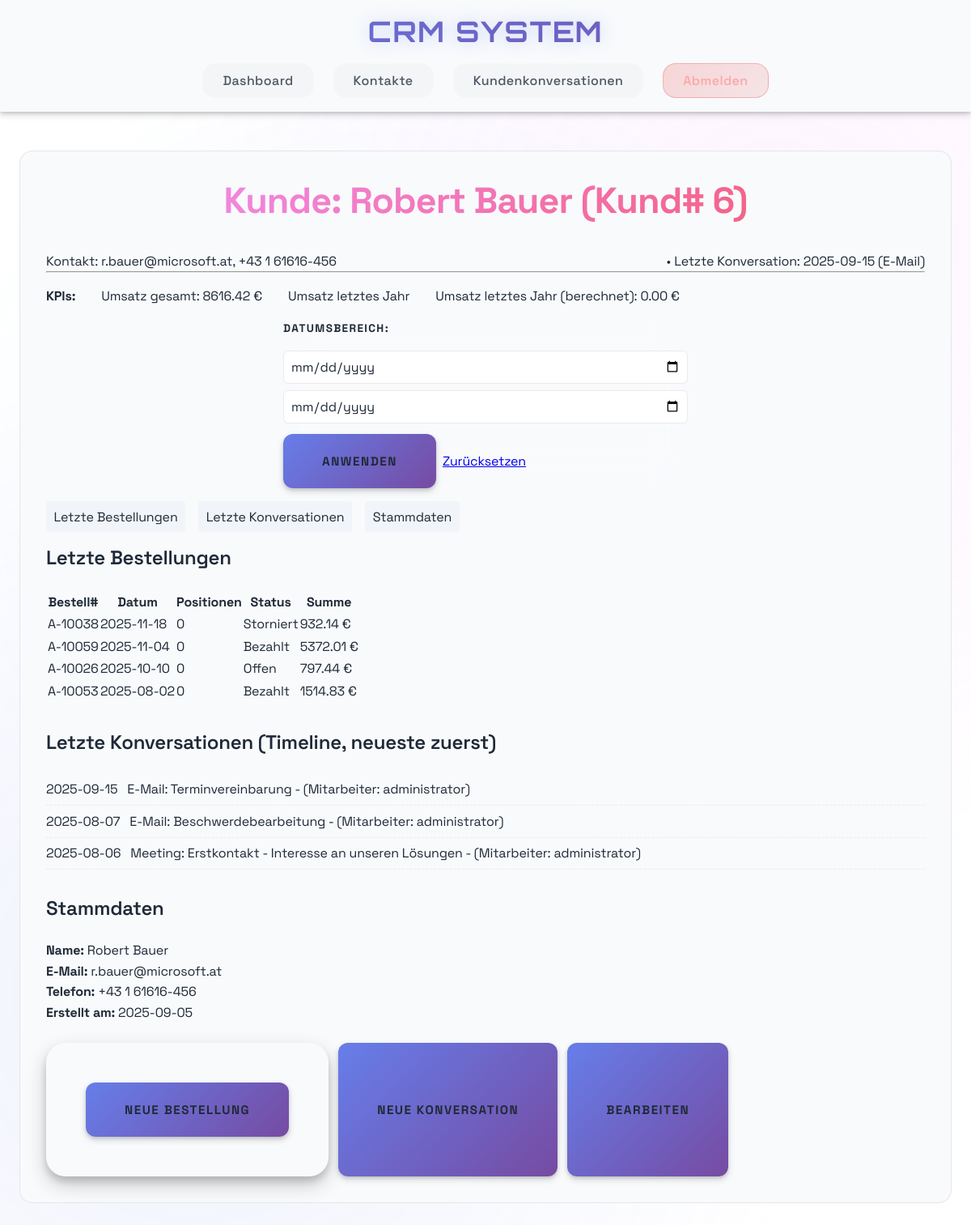
Screenshot of /customers/6 (signed in) with the database file from the repository.
### models.py (models this page shows)
class Customer(db.Model):
    __tablename__ = "customers"
    id = db.Column(Integer, primary_key=True, autoincrement=True)
    first_name = db.Column(String(100), nullable=False)
    last_name = db.Column(String(100), nullable=False)
    email = db.Column(String(255), unique=True)
    phone = db.Column(String(50))
    created_at = db.Column(DateTime, default=datetime.utcnow, nullable=False)
    orders = db.relationship("Order", back_populates="customer", cascade="all, delete-orphan")
    conversations = db.relationship("Conversation", back_populates="customer", cascade="all, delete-orphan")

class Conversation(db.Model):
    __tablename__ = "conversations"
    id = db.Column(Integer, primary_key=True, autoincrement=True)
    customer_id = db.Column(Integer, ForeignKey("customers.id", ondelete="CASCADE"), nullable=False)
    user_id = db.Column(Integer, ForeignKey("users.id"))
    channel = db.Column(
        SAEnum("Telefon", "E-Mail", "Meeting", "Chat", name="conversation_channel", native_enum=False, create_constraint=True, validate_strings=True),
        nullable=False,
    )
    subject = db.Column(String(255))
    notes = db.Column(Text)
    conversation_time = db.Column(DateTime, nullable=False)
    customer = db.relationship("Customer", back_populates="conversations")
    user = db.relationship("User", back_populates="conversations")
    __table_args__ = (
        Index("idx_conversations_time", "conversation_time"),
        Index("idx_conversations_customer_time", "customer_id", "conversation_time"),
    )

class Order(db.Model):
    __tablename__ = "orders"
    id = db.Column(Integer, primary_key=True, autoincrement=True)
    customer_id = db.Column(Integer, ForeignKey("customers.id", ondelete="CASCADE"), nullable=False)
    order_date = db.Column(DateTime, nullable=False)
    status = db.Column(
        SAEnum("Offen", "Bezahlt", "Storniert", name="order_status", native_enum=False, create_constraint=True, validate_strings=True),
        nullable=False,
        default="Offen",
    )
    total_amount = db.Column(Numeric(10, 2), nullable=False)
    customer = db.relationship("Customer", back_populates="orders")
    items = db.relationship("OrderItem", back_populates="order", cascade="all, delete-orphan")
    __table_args__ = (
        Index("idx_orders_date", "order_date"),
        Index("idx_orders_customer_date", "customer_id", "order_date"),
    )

class User(db.Model):
    __tablename__ = "users"
    id = db.Column(Integer, primary_key=True, autoincrement=True)
    name = db.Column(String(100), nullable=False)
    email = db.Column(String(255), unique=True)
    password_hash = db.Column(String(255))
    role = db.Column(
        SAEnum("Schüler", "Lehrer", "Admin", name="user_role", native_enum=False, create_constraint=True, validate_strings=True),
        nullable=True,
        default="Schüler",
    )
    conversations = db.relationship("Conversation", back_populates="user")

### app.py (the view)
@app.route('/customers/<int:customer_id>')
@login_required
def customer_detail(customer_id):
    from datetime import datetime, timedelta
    from sqlalchemy import func
    customer = Customer.query.get_or_404(customer_id)
    start_str = request.args.get('start')
    end_str = request.args.get('end')
    start_dt = None
    end_dt = None
    try:
        if start_str:
            start_dt = datetime.fromisoformat(start_str)
        if end_str:
            end_dt = datetime.fromisoformat(end_str)
            end_dt = end_dt + timedelta(hours=23, minutes=59, seconds=59)
    except Exception:
        start_dt = None
        end_dt = None
    orders_query = Order.query.filter_by(customer_id=customer.id)
    if start_dt:
        orders_query = orders_query.filter(Order.order_date >= start_dt)
    if end_dt:
        orders_query = orders_query.filter(Order.order_date <= end_dt)
    recent_orders = orders_query.order_by(Order.order_date.desc()).limit(10).all()
    total_query = db.session.query(func.coalesce(func.sum(Order.total_amount), 0)).filter(Order.customer_id == customer.id)
    if start_dt:
        total_query = total_query.filter(Order.order_date >= start_dt)
    if end_dt:
        total_query = total_query.filter(Order.order_date <= end_dt)
    total_revenue = float(total_query.scalar() or 0)
    now = datetime.now()
    last_year_start = datetime(now.year - 1, 1, 1)
    last_year_end = datetime(now.year - 1, 12, 31, 23, 59, 59)
    last_year_query = db.session.query(func.coalesce(func.sum(Order.total_amount), 0)).filter(Order.customer_id == customer.id, Order.order_date >= last_year_start, Order.order_date <= last_year_end)
    revenue_last_year = float(last_year_query.scalar() or 0)
    conversations_list = Conversation.query.filter_by(customer_id=customer.id).order_by(Conversation.conversation_time.desc()).limit(10).all()
    last_conversation = Conversation.query.filter_by(customer_id=customer.id).order_by(Conversation.conversation_time.desc()).first()
    return render_template('customer_detail.html',
                           customer=customer,
                           recent_orders=recent_orders,
                           conversations_list=conversations_list,
                           total_revenue=total_revenue,
                           revenue_last_year=revenue_last_year,
                           last_conversation=last_conversation,
                           start=start_str,
                           end=end_str)

### app.py (called while the page is built)
def login_required(f):
    @wraps(f)
    def decorated_function(*args, **kwargs):
        if 'user_id' not in session:
            flash('Bitte loggen Sie sich zuerst ein')
            return redirect(url_for('index'))
        return f(*args, **kwargs)
    return decorated_function

### templates/customer_detail.html (shortened to what this page needs)
{% extends "base.html" %}
{% block content %}
<div class="detail-card">
    <h2>Kunde: {{ customer.first_name }} {{ customer.last_name }} (Kund# {{ customer.id }})</h2>
    <div class="detail-row">
        <div class="contact-inline">
            Kontakt: {{ customer.email or '—' }}, {{ customer.phone or '—' }}
        </div>
        <div class="last-contact-inline">
            {% if last_conversation %}
                • Letzte Konversation: {{ last_conversation.conversation_time.strftime('%Y-%m-%d') }} ({{ last_conversation.channel }})
            {% else %}
                • Keine Konversation vorhanden
            {% endif %}
        </div>
    </div>
    <hr>
    <div class="kpis">
        <div><strong>KPIs:</strong></div>
        <div>Umsatz gesamt: {{ "{:.2f}".format(total_revenue) }} €</div>
        <div>Umsatz letztes Jahr</div>
        <div>Umsatz letztes Jahr (berechnet): {{ "{:.2f}".format(revenue_last_year) }} €</div>
    </div>
    <form method="GET" action="{{ url_for('customer_detail', customer_id=customer.id) }}" class="date-range-form">
        <label>Datumsbereich:</label>
        <input type="date" name="start" value="{{ start or '' }}">
        <input type="date" name="end" value="{{ end or '' }}">
        <button type="submit" class="btn btn-primary">Anwenden</button>
        <a class="btn btn-secondary" href="{{ url_for('customer_detail', customer_id=customer.id) }}">Zurücksetzen</a>
    </form>
    <div class="tabs">
        <a href="#orders" class="tab">Letzte Bestellungen</a>
        <a href="#contacts" class="tab">Letzte Konversationen</a>
        <a href="#master" class="tab">Stammdaten</a>
    </div>
    <section id="orders">
        <h3>Letzte Bestellungen</h3>
        <div class="table-container">
            <table class="data-table">
                <thead>
                    <tr>
                        <th>Bestell#</th>
                        <th>Datum</th>
                        <th>Positionen</th>
                        <th>Status</th>
                        <th>Summe</th>
                    </tr>
                </thead>
                <tbody>
                    {% for order in recent_orders %}
                    <tr>
                        <td>{{ 'A-' ~ (10000 + order.id) }}</td>
                        <td>{{ order.order_date.strftime('%Y-%m-%d') }}</td>
                        <td>{{ order.items|length }}</td>
                        <td>{{ order.status }}</td>
                        <td>{{ "{:.2f}".format(order.total_amount) }} €</td>
                    </tr>
                    {% else %}
                    <tr>
                        <td colspan="5" class="empty-state">Keine Bestellungen gefunden.</td>
                    </tr>
                    {% endfor %}
                </tbody>
            </table>
        </div>
    </section>
    <section id="contacts" style="margin-top:2rem;">
        <h3>Letzte Konversationen (Timeline, neueste zuerst)</h3>
        <ul class="timeline">
            {% for c in conversations_list %}
            <li>
                {{ c.conversation_time.strftime('%Y-%m-%d') }} &nbsp; {{ c.channel }}: {{ c.subject or c.notes[:60] }} {% if c.user %} - (Mitarbeiter: {{ c.user.name }}){% endif %}
            </li>
            {% else %}
            <li>Keine Konversationen gefunden.</li>
            {% endfor %}
        </ul>
    </section>
    <section id="master" style="margin-top:2rem;">
        <h3>Stammdaten</h3>
        <div><strong>Name:</strong> {{ customer.first_name }} {{ customer.last_name }}</div>
        <div><strong>E-Mail:</strong> {{ customer.email or '-' }}</div>
        <div><strong>Telefon:</strong> {{ customer.phone or '-' }}</div>
        <div><strong>Erstellt am:</strong> {{ customer.created_at.strftime('%Y-%m-%d') if customer.created_at else 'N/A' }}</div>
    </section>
    <div class="actions" style="margin-top:1.5rem; display:flex; gap:0.75rem;">
        <form method="POST" action="{{ url_for('create_order') }}" style="display:inline-block; margin:0;">
            <button type="submit" class="btn btn-primary">Neue Bestellung</button>
        </form>
        <button type="button" class="btn btn-primary" onclick="showAddConversationForm()">Neue Konversation</button>
        <button type="button" class="btn btn-secondary" onclick="showEditCustomerForm()">Bearbeiten</button>
    </div>
</div>
{% endblock %}

### static/style.css (style rules this page uses)
:root { --primary: linear-gradient(135deg, #667eea 0%, #764ba2 100%); --primary-solid: #667eea; --secondary: linear-gradient(135deg, #f093fb 0%, #f5576c 100%); --secondary-solid: #f093fb; --accent: linear-gradient(135deg, #4facfe 0%, #00f2fe 100%); --accent-solid: #4facfe; --success: #10b981; --warning: #f59e0b; --error: #ef4444; --bg-primary: #ffffff; --bg-secondary: #f8fafc; --bg-tertiary: #f1f5f9; --surface: rgba(0, 0, 0, 0.02); --text-primary: #1f2937; --text-secondary: #4b5563; --text-muted: #9ca3af; --space-xs: 0.5rem; --space-sm: 1rem; --space-md: 1.5rem; --space-lg: 2rem; --space-xl: 3rem; --radius-sm: 0.5rem; --radius-md: 0.75rem; --radius-lg: 1rem; --radius-xl: 1.5rem; --shadow-sm: 0 1px 3px rgba(0, 0, 0, 0.12), 0 1px 2px rgba(0, 0, 0, 0.24); --shadow-md: 0 4px 8px rgba(0, 0, 0, 0.15), 0 2px 4px rgba(0, 0, 0, 0.12); --shadow-lg: 0 10px 25px rgba(0, 0, 0, 0.2), 0 6px 10px rgba(0, 0, 0, 0.15); --shadow-glow: 0 0 20px rgba(102, 126, 234, 0.3); }
* { margin: 0; padding: 0; box-sizing: border-box; }
html { font-size: 16px; scroll-behavior: smooth; }
body { font-family: 'Space Grotesk', -apple-system, BlinkMacSystemFont, sans-serif; font-weight: 400; line-height: 1.6; color: #1f2937; background: #ffffff; min-height: 100vh; overflow-x: hidden; letter-spacing: -0.01em; }
body::before { content: ''; position: fixed; top: 0; left: 0; width: 100%; height: 100%; background: radial-gradient(circle at 20% 80%, rgba(102, 126, 234, 0.1) 0%, transparent 50%), radial-gradient(circle at 80% 20%, rgba(240, 147, 251, 0.1) 0%, transparent 50%), radial-gradient(circle at 40% 40%, rgba(79, 172, 254, 0.08) 0%, transparent 50%); z-index: -1; animation: gradientShift 15s ease-in-out infinite; }
h1, h2, h3, h4, h5, h6 { font-weight: 600; margin-bottom: var(--space-md); line-height: 1.3; }
h2 { font-family: 'Space Grotesk', sans-serif; font-size: 2.8rem; font-weight: 700; background: var(--secondary); background-clip: text; -webkit-background-clip: text; -webkit-text-fill-color: transparent; text-align: center; margin-bottom: var(--space-lg); letter-spacing: -0.02em; }
h3 { font-family: 'Space Grotesk', sans-serif; font-size: 1.5rem; font-weight: 600; color: var(--text-primary); letter-spacing: -0.01em; }
form { background: var(--bg-secondary); padding: var(--space-xl); border-radius: var(--radius-xl); border: 1px solid rgba(255, 255, 255, 0.1); box-shadow: var(--shadow-lg); max-width: 500px; margin: 0 auto var(--space-xl); backdrop-filter: blur(20px); }
label { font-family: 'Space Grotesk', sans-serif; display: block; margin-bottom: var(--space-xs); font-weight: 600; color: var(--text-primary); font-size: 0.85rem; text-transform: uppercase; letter-spacing: 0.1em; }
input, textarea, select { width: 100%; padding: var(--space-md); border: 2px solid rgba(255, 255, 255, 0.1); border-radius: var(--radius-md); background: var(--bg-tertiary); color: var(--text-primary); font-family: inherit; font-size: 1rem; transition: all 0.3s ease; backdrop-filter: blur(10px); }
input::placeholder, textarea::placeholder { color: var(--text-muted); }
button { font-family: 'Space Grotesk', sans-serif; background: var(--primary); color: var(--text-primary); border: none; padding: var(--space-md) var(--space-xl); border-radius: var(--radius-md); font-size: 0.95rem; font-weight: 700; cursor: pointer; transition: all 0.3s cubic-bezier(0.4, 0, 0.2, 1); box-shadow: var(--shadow-md); text-transform: uppercase; letter-spacing: 0.1em; position: relative; overflow: hidden; }
button::before { content: ''; position: absolute; top: 0; left: -100%; width: 100%; height: 100%; background: linear-gradient(135deg, rgba(255, 255, 255, 0.2) 0%, transparent 100%); transition: left 0.3s ease; }
main > * { animation: fadeInUp 0.6s ease forwards; }

### rows the page displays
Customer: first_name "Robert", last_name "Bauer", id "6", email "r.bauer@microsoft.at", phone "+43 1 61616-456", created_at "2025-09-05"
Conversation: conversation_time "2025-09-15", channel "E-Mail", subject "Terminvereinbarung", user.name "administrator"
Order: id "A-10038", order_date "2025-11-18", items|length "0", status "Storniert", total_amount "932.14"
Order: id "A-10059", order_date "2025-11-04", items|length "0", status "Bezahlt", total_amount "5372.01"
Order: id "A-10026", order_date "2025-10-10", items|length "0", status "Offen", total_amount "797.44"
Order: id "A-10053", order_date "2025-08-02", items|length "0", status "Bezahlt", total_amount "1514.83"
Conversation: conversation_time "2025-08-07", channel "E-Mail", subject "Beschwerdebearbeitung", user.name "administrator"
Conversation: conversation_time "2025-08-06", channel "Meeting", subject "Erstkontakt - Interesse an unseren Lösungen", user.name "administrator"

### other values shown
{{ "{:.2f}".format(total_revenue) }} "8616.42"
{{ "{:.2f}".format(revenue_last_year) }} "0.00"
